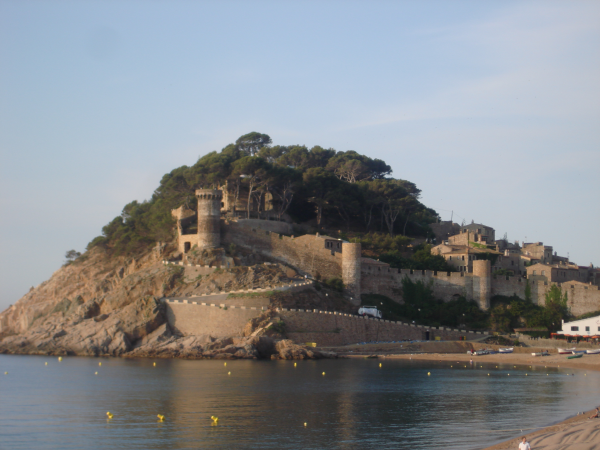
#> input picture 1st year/4. Libraries/2. PIL/in4.png, 600 x 450 px, found by its file name
$ python 4.py
#> lines starting #> are read from the running program, lines starting #| are printed output that depends on the picture
from PIL import Image


def less_variety(in_name, out_name):
    colors = set()
    im = Image.open(in_name)
#> im is the input picture: PIL image 600x450 RGB; mean R, G, B 132.3, 135, 138.2
    pixels = im.load()
    x, y = im.size
#> x = 600; y = 450
    for i in range(x):
        for j in range(y):
            r, g, b = pixels[i, j]
            colors.add((r, g, b))
#> after the loop, colors = 71792 items
    size = len(colors)
#> size = 71792
    while size > 256:
        size = size // 2
#> this loop made 9 passes
#> size on passes 1 to 9: 35896, 17948, 8974, 4487, 2243, 1121, 560, 280, 140
#> after the loop, size = 140
    print(size)
#| 140
    im = im.resize((x // 2, y // 2))
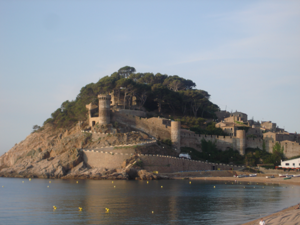
#> im: PIL image 300x225 RGB; mean R, G, B 132.4, 135, 138.2
    im = im.quantize(size)
#> im: PIL image 300x225 P
    im.save(out_name)


less_variety("/Users/alekseverevkin/Desktop/Coding/YandexLMS/4. Libraries/2. PIL/in4.png", "/Users/alekseverevkin/Desktop/Coding/YandexLMS/4. Libraries/2. PIL/out4.png")
